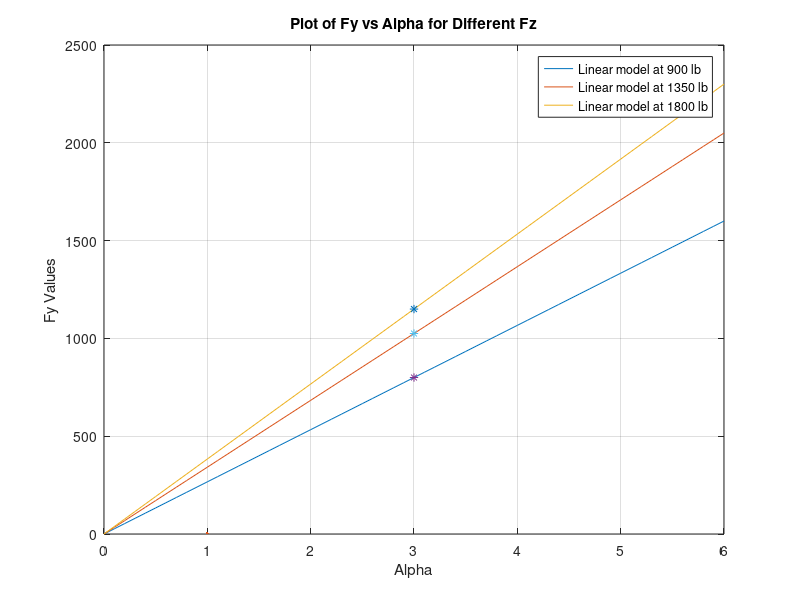

Reproduce this figure in MATLAB.
clc
close all
clear 
%
A = [1 900 900^2;
     1 1350 1350^2;
     1 1800 1800^2];

% A = [1 -450 -(450^2);
%      1 0.1 0.1^1;
%      1 450 450^2];

b = [800/3;1025/3;1150/3];

x = A^-1 * b;


Fz = [900 1350 1800];

alpha = 0:0.1:6;

for i = 1:length(Fz)
    C(i) = x(1) + x(2)*Fz(i) + x(3)*Fz(i)^2;
    %C(i) = 342 + 0.1289*Fz(i) + 0.0001*Fz(i)^2
    Fy(:,i) = C(i)*alpha;
end

figure
plot(alpha,Fy(:,:))
hold on 
plot(3,(x(1) + x(2)*Fz(1) + x(3)*Fz(1)^2)*3,"*",LineWidth=4)
hold on 
plot(3,(x(1) + x(2)*Fz(2) + x(3)*Fz(2)^2)*3,"*",LineWidth=4)
hold on 
plot(3,(x(1) + x(2)*Fz(3) + x(3)*Fz(3)^2)*3,"*",LineWidth=4)
xlabel('Alpha');
ylabel('Fy Values');
title('Plot of Fy vs Alpha for Different Fz');
grid on;

legend("Linear model at 900 lb","Linear model at 1350 lb","Linear model at 1800 lb")
